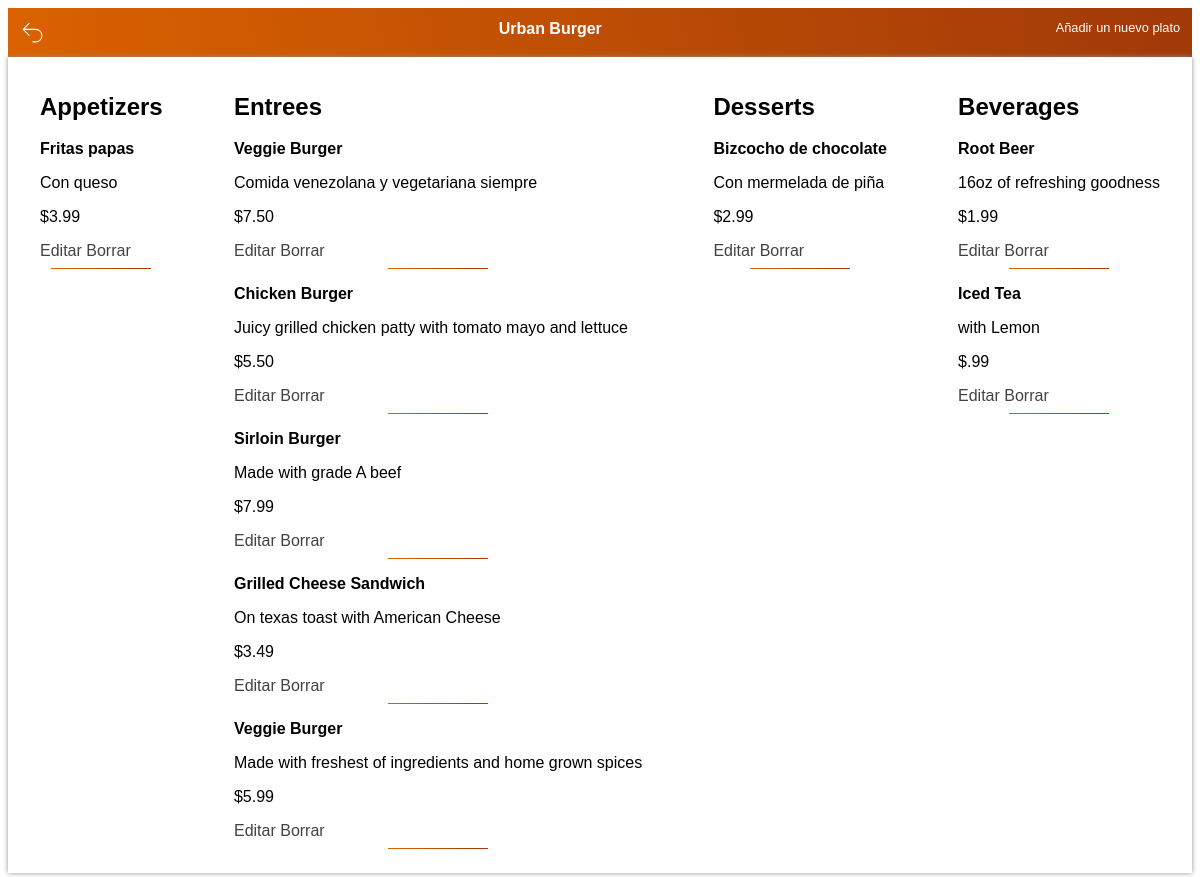
Screenshot of /restaurant/1/menu/ with the database file from the repository.
### el finalfinal proyecto/database_setup.py (models this page shows, shortened)
class Restaurant(Base):
    __tablename__ = 'restaurant'
    id = Column(Integer, primary_key=True)
    name = Column(String(250), nullable=False)

class MenuItem(Base):
    __tablename__ = 'menu_item'
    name = Column(String(80), nullable=False)
    id = Column(Integer, primary_key=True)
    description = Column(String(250))
    price = Column(String(8))
    course = Column(String(250))
    restaurant_id = Column(Integer, ForeignKey('restaurant.id'))
    restaurant = relationship(Restaurant)

### el finalfinal proyecto/finalproject.py (the view)
@app.route('/restaurant/<int:restaurant_id>/')
@app.route('/restaurant/<int:restaurant_id>/menu/')
def showMenu(restaurant_id):
    DBSession = sessionmaker(bind=engine)
    session = DBSession()
    restaurant = session.query(Restaurant).filter_by(id=restaurant_id).one()
    items = session.query(MenuItem).filter_by(restaurant_id=restaurant_id).all()
    print("Enseñado menú del restaurante con éxito")
    return render_template('menu.html', items=items, restaurant=restaurant)

### el finalfinal proyecto/templates/menu.html (shortened to what this page needs)
<html>
<!DOCTYPE html>
<html lang="en">
<head>
	<link rel=stylesheet type=text/css href="{{ url_for('static', filename='menu.css') }}">
</head>
<body>
<nav>
	<a href="{{ url_for('showRestaurants') }}">
		<svg xmlns="http://www.w3.org/2000/svg" fill="none" viewBox="0 0 24 24" strokeWidth={1.5} stroke="currentColor" className="w-6 h-6" width="25px">
		<path strokeLinecap="round" strokeLinejoin="round" d="M9 15L3 9m0 0l6-6M3 9h12a6 6 0 010 12h-3"/>
		</svg>
	</a>
	<b>{{restaurant.name}}</b>
    {% if items !=[] %}
	<a href="{{url_for('newMenuItem', restaurant_id = restaurant.id )}}">Añadir un nuevo plato</a>
</nav>
	<div class="container-items">
		<div class="aperitivos">
			<h2>Appetizers</h2>
		{% for i in items %}
		{% if i.course == 'Appetizer' %}
		<p><b>{{i.name}}</b></p>
		<p>{{i.description}}</p>
		<p>{{i.price}}</p>
		<a href='{{url_for('editMenuItem', restaurant_id = restaurant.id, menu_id=i.id)}}'>Editar</a>
		<a href='{{url_for('deleteMenuItem', restaurant_id = restaurant.id, menu_id=i.id)}}'>Borrar</a>
		<hr>
	</div>
		{% endif %}
		{% endfor %}
	<div class="entrada">
		<h2>Entrees</h2>
		{% for i in items %}
		{% if i.course == 'Entree' %}
		<p><b>{{i.name}}</b></p>
		<p>{{i.description}}</p>
		<p>{{i.price}}</p>
		<a href='{{url_for('editMenuItem', restaurant_id = restaurant.id, menu_id=i.id )}}'>Editar</a>
		<a href='{{url_for('deleteMenuItem', restaurant_id = restaurant.id, menu_id=i.id )}}'>Borrar</a>
		<hr>
        {% endif %}
		{% endfor %}
	</div>
	<div class="postres">
		<h2>Desserts</h2>
		{% for i in items %}
		{% if i.course == 'Dessert' %}
		<p><b>{{i.name}}</b></p>
		<p>{{i.description}}</p>
		<p>{{i.price}}</p>
		<a href='{{url_for('editMenuItem', restaurant_id = restaurant.id, menu_id=i.id ) }}'>Editar</a>
		<a href='{{url_for('deleteMenuItem', restaurant_id = restaurant.id, menu_id=i.id ) }}'>Borrar</a>
		<hr>
		{% endif %}
		{% endfor %}
	</div>
	<div class="bebidas">
		<h2>Beverages</h2>
		{% for i in items %}
		{% if i.course == 'Beverage' %}
		<p><b>{{i.name}}</b></p>
		<p>{{i.description}}</p>
		<p>{{i.price}}</p>
		<a href='{{url_for('editMenuItem', restaurant_id = restaurant.id, menu_id=i.id ) }}'>Editar</a>
		<a href='{{url_for('deleteMenuItem', restaurant_id = restaurant.id, menu_id=i.id ) }}'>Borrar</a>
		<hr>
		{% endif %}
		{% endfor %}
	</div>
	</div>
		{% else %}
		<p> Actualmente, no tienes platos en el menú. <p>
		<a href = "{{url_for('newMenuItem', restaurant_id = restaurant.id )}}">Añadir un nuevo plato</a>
			{% endif %}
	</body>
</html>

### el finalfinal proyecto/static/menu.css (style rules this page uses)
* { box-sizing: border-box; font-family: Arial, Helvetica, sans-serif; }
nav { padding: 1%; display: flex; justify-content: space-between; background-image: linear-gradient(80deg, #da6200 0%, #a13909 100%); color: white; }
nav a { text-decoration: none; font-size: 0.8em; color: white; }
.container-items { display: flex; justify-content: space-between; margin: auto; box-shadow: 0 0 5px rgb(144, 144, 144); padding: 1rem 2rem; }
.container-items a { text-decoration: none; color: rgb(66, 66, 66); }
.aperitivos, .entrada, .postres, .bebidas { flex-direction: column; border-radius: 1%; border-color: red; }
hr { width: 100px; border: none; height: 1px; color: black; background-image: linear-gradient(80deg, #da6200 0%, #a13909 100%); }

### rows the page displays
Restaurant: name "Urban Burger"
MenuItem: name "Fritas papas", description "Con queso", price "$3.99"
MenuItem: name "Veggie Burger", description "Comida venezolana y vegetariana siempre", price "$7.50"
MenuItem: name "Chicken Burger", description "Juicy grilled chicken patty with tomato mayo and lettuce", price "$5.50"
MenuItem: name "Sirloin Burger", description "Made with grade A beef", price "$7.99"
MenuItem: name "Grilled Cheese Sandwich", description "On texas toast with American Cheese", price "$3.49"
MenuItem: name "Veggie Burger", description "Made with freshest of ingredients and home grown spices", price "$5.99"
MenuItem: name "Bizcocho de chocolate", description "Con mermelada de piña", price "$2.99"
MenuItem: name "Root Beer", description "16oz of refreshing goodness", price "$1.99"
MenuItem: name "Iced Tea", description "with Lemon", price "$.99"
